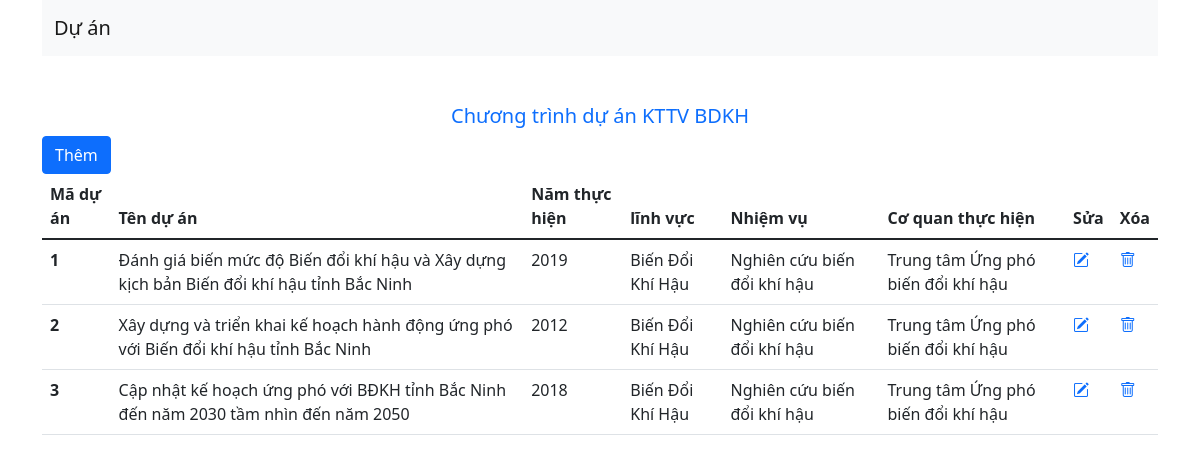
The page / on the database its author committed.
### tables this page shows
CREATE TABLE `duan` (
  `maduan` int(11) NOT NULL,
  `tenduan` varchar(200) NOT NULL,
  `namthuhien` year(4) NOT NULL,
  `linhvuc` varchar(20) NOT NULL,
  `nhiemvu` varchar(50) NOT NULL,
  `coquanthuchien` varchar(50) NOT NULL
);

### src/index.php (the view, shortened to what this page needs)
<!DOCTYPE html>
<html lang="en">
<head>
    <link rel="stylesheet" href="https://cdn.jsdelivr.net/npm/bootstrap-icons@1.7.2/font/bootstrap-icons.css">
    <link href="https://cdn.jsdelivr.net/npm/bootstrap@5.1.3/dist/css/bootstrap.min.css" rel="stylesheet">
</head>
<body>
    <header>
        <div class="container">
        <nav class="navbar navbar-expand-lg navbar-light bg-light">
            <div class="container-fluid">
                <a class="navbar-brand" href="#">Dự án</a>
                </div>
            </div>
    </header>
    <main>
    <div class="container">
        <h5 class="text-center text-primary mt-5">Chương trình dự án KTTV BDKH</h5>
        <div>
            <a class="btn btn-primary" href="add.php">Thêm</a>
        </div>
        <table class="table">
            <thead>
                <tr>
                    <th scope="col">Mã dự án</th>
                    <th scope="col">Tên dự án </th>
                    <th scope="col">Năm thực hiện</th>
                    <th scope="col">lĩnh vực</th>
                    <th scope="col">Nhiệm vụ</th>
                    <th scope="col">Cơ quan thực hiện</th>
                    <th scope="col">Sửa</th>
                    <th scope="col">Xóa</th>
                </tr>
            </thead>
            <tbody>
                <?php
                    $conn = mysqli_connect('localhost','root','','1951064074_kttv_bdkh');
                    $sql = "SELECT * FROM duan ";
                    $result = mysqli_query($conn,$sql);
                    if(mysqli_num_rows($result) > 0){
                        while($row = mysqli_fetch_assoc($result)){
                ?>
                            <tr>
                                <th scope="row"><?php echo $row['maduan']; ?></th>
                                <td><?php echo $row['tenduan']; ?></td>
                                <td><?php echo $row['namthuhien']; ?></td>
                                <td><?php echo $row['linhvuc']; ?></td>
                                <td><?php echo $row['nhiemvu']; ?></td>
                                <td><?php echo $row['coquanthuchien']; ?></td>
                                <td><a href="update.php?maduan=<?php echo $row['maduan']; ?>"><i class="bi bi-pencil-square"></i></a></td>
                                <td><a href="delete.php?maduan=<?php echo $row['maduan']; ?>"><i class="bi bi-trash"></i></a></td>
                            </tr>
                <?php
                        }
                    }
                ?>
            </tbody>
            </table>
    </div>
    </main>
</body>
</html>

### rows shown on the page
duan: maduan "1", tenduan "Đánh giá biến mức độ Biến đổi khí hậu và Xây dựng kịch bản Biến đổi khí hậu tỉnh Bắc Ninh", namthuhien "2019", linhvuc "Biến Đổi Khí Hậu", nhiemvu "Nghiên cứu biến đổi khí hậu", coquanthuchien "Trung tâm Ứng phó biến đổi khí hậu"
duan: maduan "2", tenduan "Xây dựng và triển khai kế hoạch hành động ứng phó với Biến đổi khí hậu tỉnh Bắc Ninh", namthuhien "2012", linhvuc "Biến Đổi Khí Hậu", nhiemvu "Nghiên cứu biến đổi khí hậu", coquanthuchien "Trung tâm Ứng phó biến đổi khí hậu"
duan: maduan "3", tenduan "Cập nhật kế hoạch ứng phó với BĐKH tỉnh Bắc Ninh đến năm 2030 tầm nhìn đến năm 2050", namthuhien "2018", linhvuc "Biến Đổi Khí Hậu", nhiemvu "Nghiên cứu biến đổi khí hậu", coquanthuchien "Trung tâm Ứng phó biến đổi khí hậu"
